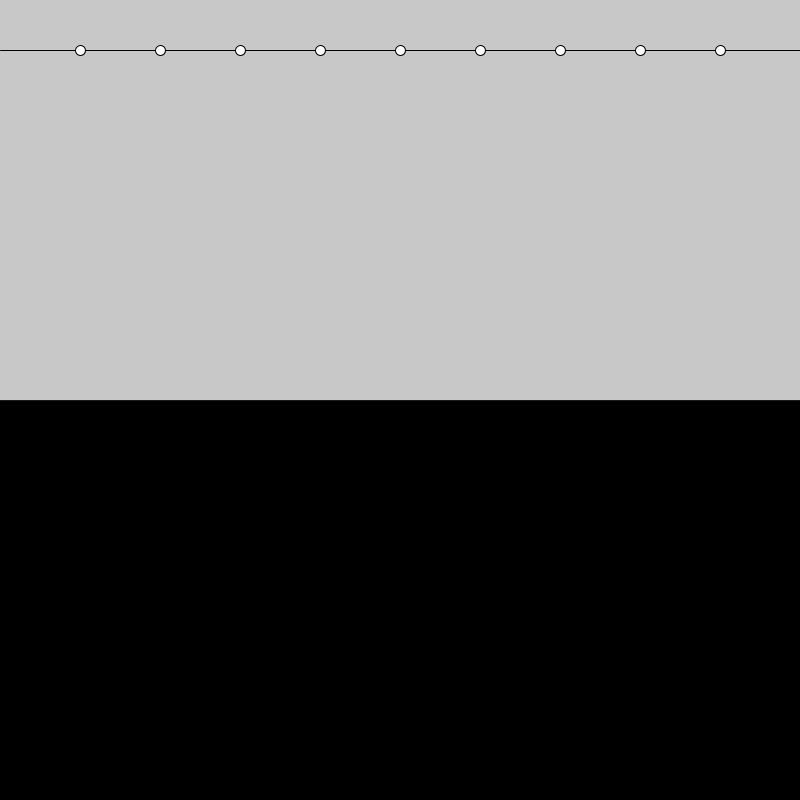
Frame 1 (no input)
Frame 60 (the mouse pressed at the canvas centre just before this capture): identical to frame 1, image omitted
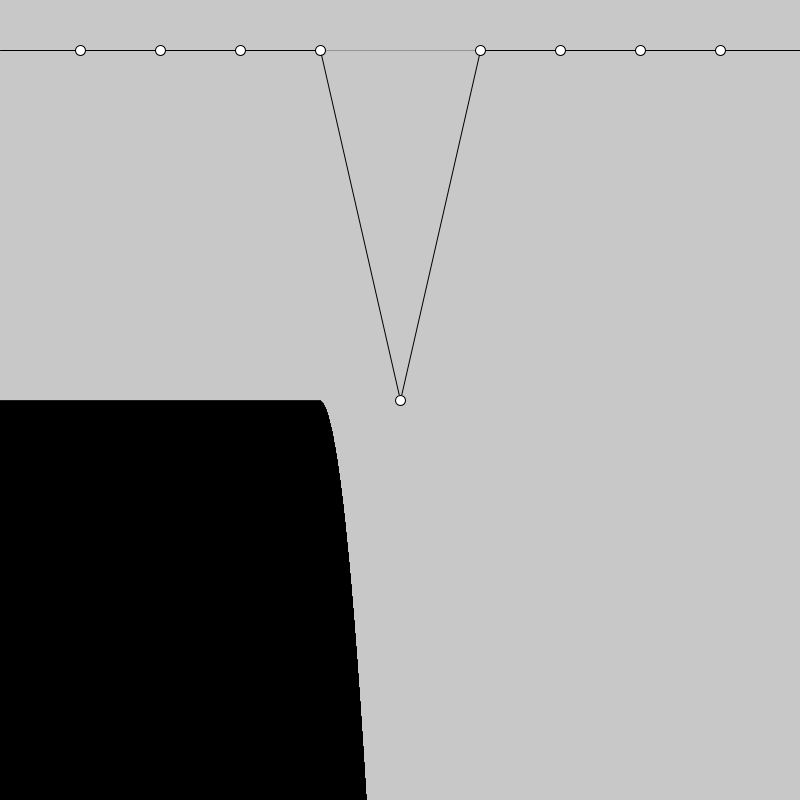
Frame 120 (the mouse held since frame 60 and released just before this capture)

The Processing sketch that drew these frames (run headless with seeded random() and noise(); from frame 60 on, the mouse is pressed at the canvas centre):

// Processing sketch: ProfileFixedWidths
// ── ProfileFixedWidths.pde
// Profile of forces and terrain

int n = 10; //number of values of F calculated for each s
int s = 80; //number of samples for each n
int[] F = new int[11]; // Force values [-512 to +511] scaled for plot?
float FF; // forces interpolated
float top; // terrain value (integral of forces)
float inc; // interpolated slope ( F[i+1] - F[i] ) / s
int i,j;
int pos;
int vt = 50; //vertical translation for force curve



void setup() {
  size(800,800); // double height to see what interpolation looks like
  for(i=0;i<n+1;i=i+1){
    F[i]=0;
  }
}


void draw() {
  background(200);
  
  pushMatrix();
  translate(0,vt);  // center force plot at vt
  stroke(150);
  line(0,0,n*s-1,0); // the zero force line
  
  stroke(0); // the force segments
  for (i = 0; i <n; i = i+1 ) {
    line(s*i, F[i], s*(i+1), F[i+1]);
  }
    
  for (i = 0; i <9; i = i+1) {
    ellipse(s*(i+1),F[i+1], 10, 10);
  }
  
  if (mousePressed == true) {
    pos = (mouseX+s/2)/s;
    F[pos]=mouseY-vt;
  }
  
  popMatrix();
  pushMatrix();
  translate(0,height/2);
  /*for (i = 0; i<n; i = i+1){
      line(i*s,0,(i+1)*s,0);
      }*/
  top = 0;
  FF = F[0];
  for (i = 0; i < n; i = i+1) {
    inc = 0.001*(F[i+1]-F[i]); // increment used for plotting
    for (j = 0; j < s; j = j+1) {
      FF = FF + inc;
      top = top + FF; // j increments of inc = F diff.
      line(i*s+j,height,i*s+j,top);
    }
  }    
  popMatrix();
  
}

 /*
 void mouseReleased(){
  }
 
  // plot seg ments of curving terrain (interpolating force?)
  top = 50;
  for (i = 0; i <n; i = i+1) {
    inc = (F[i+1]-F[i])/s; // increment used for plotting
    for (j = 0; j < s; j = j+1){
      top = top + inc*j; // j increments of inc = F diff.
      line(i*s,height-top,i*s,height);
    }
  }
}
*/
